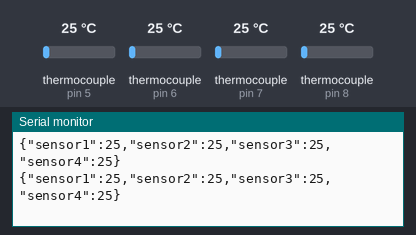
A sketch run on a simulated Arduino Uno, built with avr-gcc and run on an emulated ATmega328P. Shown: the last lines printed to the serial monitor. The inputs (shaded band) are chosen by the test bench; at power-on: thermocouple (sensors on pin 5, pin 6, pin 7, pin 8) 25 °C.

Above: at 1.8 s.
1.9 s: thermocouple (sensor on pin 5) set to 6 °C
At 2.4 s:
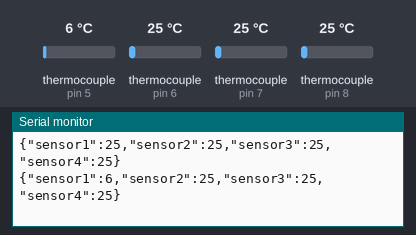
3.4 s: thermocouple (sensor on pin 6) set to 6 °C
At 4.0 s:
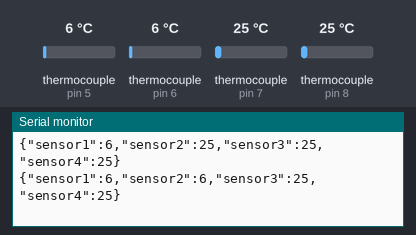
4.9 s: thermocouple (sensor on pin 7) set to 6 °C
At 5.5 s:
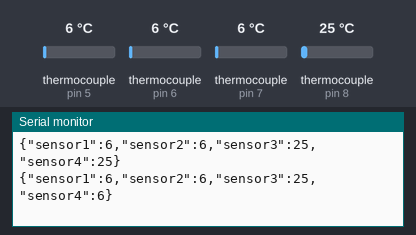
6.4 s: thermocouple (sensor on pin 8) set to 6 °C
At 7.0 s:
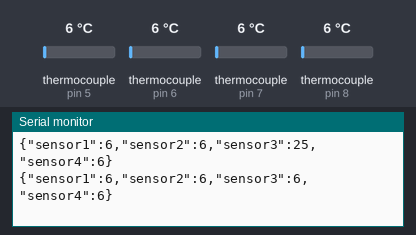
7.9 s: thermocouple (sensor on pin 5) set to 75 °C
At 8.5 s:
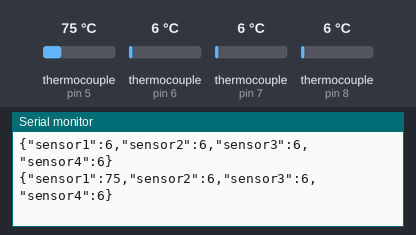
9.4 s: thermocouple (sensor on pin 6) set to 75 °C
At 10.0 s:
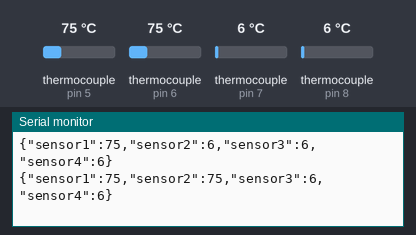
Timing chart, 0 to 11.9 s (numbered marks = the images above; inputs shaded):
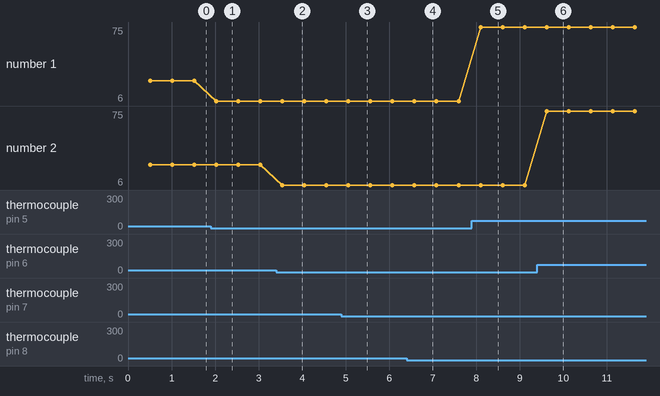

Measured:
- after the input at 1.9 s, the serial monitor: prints a new line after 0.12 s (image 1)
- after the input at 3.4 s, the serial monitor: prints a new line after 0.14 s (image 2)
- after the input at 4.9 s, the serial monitor: prints a new line after 0.16 s (image 3)
- after the input at 6.4 s, the serial monitor: prints a new line after 0.18 s (image 4)
- after the input at 7.9 s, the serial monitor: prints a new line after 0.20 s (image 5)
- after the input at 9.4 s, the serial monitor: prints a new line after 0.22 s (image 6)
- plotted number 1: 25 → 6 after the input at 1.9 s, 6 → 75 after the input at 7.9 s

The sketch:

Temperatura.ino
```cpp
#include <SPI.h>
#include <ArduinoJson.hpp>
#include <ArduinoJson.h>

void SerializeObject(float temp[])
{
    String json;
    StaticJsonDocument<300> doc;
    doc["sensor1"] = temp[0];
    doc["sensor2"] = temp[1];
    doc["sensor3"] = temp[2];
    doc["sensor4"] = temp[3];
    serializeJson(doc, json);
    Serial.println(json);
}

//MEDIDOR DE TEMPERARTURA.

#include "max6675.h"  //INCLUDE THE LIBRARY

int refresh = 500;  // tiempo que esta el LED en alto y bajo
unsigned long tiempoAnterior = 0;  //guarda tiempo de referencia para comparar

//Se definen los pines a usar para conectar los modulos MAX6675
int thermoDO = 9;
int thermoCS1 = 8;
int thermoCS2 = 7;
int thermoCS3 = 6;
int thermoCS4 = 5;
int thermoCLK = 13;

// Sensibilidad del sensor en V/A
float SENSIBILITY = 0.185;   // Modelo 5A
float current;
float currentRMS;
float power;
int SAMPLESNUMBER = 100;


MAX6675 thermocouple1(thermoCLK, thermoCS1, thermoDO);
MAX6675 thermocouple2(thermoCLK, thermoCS2, thermoDO);
MAX6675 thermocouple3(thermoCLK, thermoCS3, thermoDO);
MAX6675 thermocouple4(thermoCLK, thermoCS4, thermoDO);

float t[] = {0,0,0,0};

float getCorriente(int samplesNumber)
{
   float voltage;
   float corrienteSum = 0;
   for (int i = 0; i < samplesNumber; i++)
   {
      voltage = analogRead(A0) * 5.0 / 1023.0;
      corrienteSum += (voltage - 2.5) / SENSIBILITY;
   }
   return(corrienteSum / samplesNumber);
}


void setup() {
  Serial.begin(9600); //activa comunicacion serial.
}


void loop() {
   if(millis()-tiempoAnterior>=refresh){  //si ha transcurrido el periodo programado

      //TEMPERATURA
      t[0] = thermocouple4.readCelsius();
      t[1] = thermocouple3.readCelsius();
      t[2] = thermocouple1.readCelsius();
      t[3] = thermocouple2.readCelsius();

      SerializeObject(t);
     //Leer y Escribir temperatura en grados Celsius.
//     for(int i = 0;i<4;i++){
//       if(t[i] > 1500)
//          t[i] = 0;
//        Serial.print(t[i]);
//        Serial.print(" ");
//     }
//      Serial.println("");
 /*   //CORRIENTE
      current = getCorriente(SAMPLESNUMBER);
      currentRMS = 0.707 * current;
      power = 230.0 * currentRMS;

     if (current < 0)
      current = 0;
     if (power < 0)
      power = 0;
     Serial.print(current);
     Serial.print(" ");

     //Serial.println(power);
     Serial.println(current);*/
     tiempoAnterior=millis();  //guarda el tiempo actual como referencia
    }
}
```
